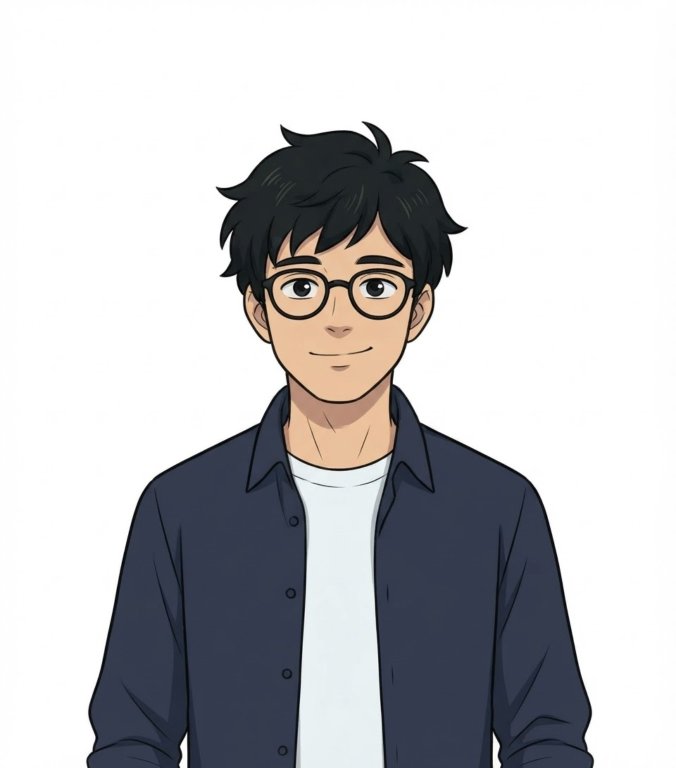
#> input picture library/ren_approved/Ren_1_neutral.jpg, 1352 x 1536 px (shown at 1/2 size); its folder holds only this picture in this run
$ python matting.py
#> lines starting #> are read from the running program, lines starting #| are printed output that depends on the picture; after the words box and inside, x2 and y2 are one past the last pixel; in counts of white or black regions, pixels touching at a corner belong together
"""Matte the approved Ren JPG stills (plain white background) into transparent PNGs.

  project/.tools/venv/bin/python videos/free_money/matting.py

Background = near-white pixels connected to the image EDGE (flood fill from the border only), plus any
fully enclosed pure-white pocket larger than MIN_POCKET px (e.g. the gap inside a crossed arm). White inside
the figure (the white tee, ~230-245) is never keyed. The alpha edge is softened ~1px and the white that
bled into edge pixels is removed (decontaminated), so no halo shows on dark or coloured backgrounds.
"""
from pathlib import Path
import numpy as np
from PIL import Image
from scipy import ndimage

ROOT = Path(__file__).resolve().parents[2]
SRC = ROOT / "library" / "ren_approved"
OUT = Path(__file__).resolve().parent / "matted"
BG_MIN, POCKET_MIN, MIN_POCKET = 247, 251, 400


def matte(rgb):
    lo, hi = rgb.min(2).astype(int), rgb.max(2).astype(int)
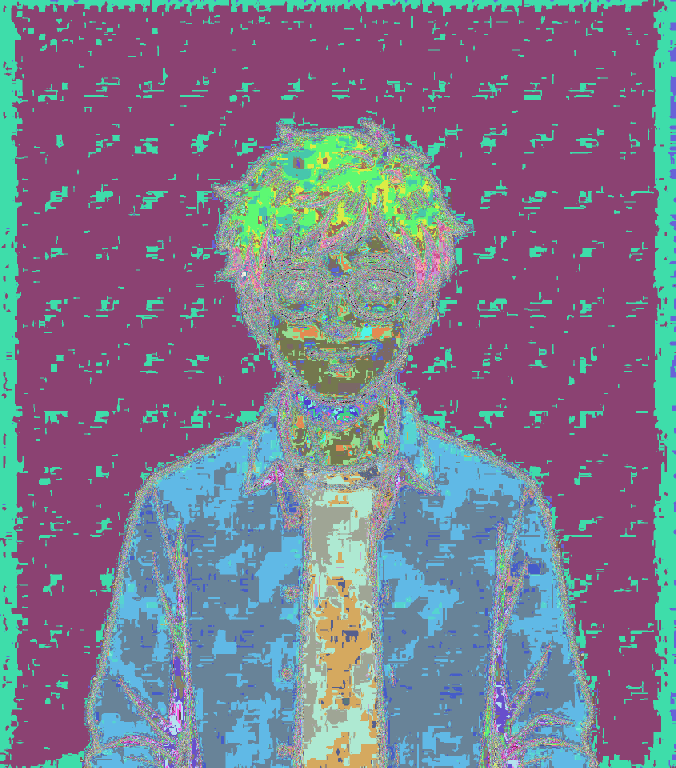
#> lo: shape (1536, 1352) int64 (shown at 1/2 size); 256 distinct labels, from 0 to 255; one colour per label, 0 black
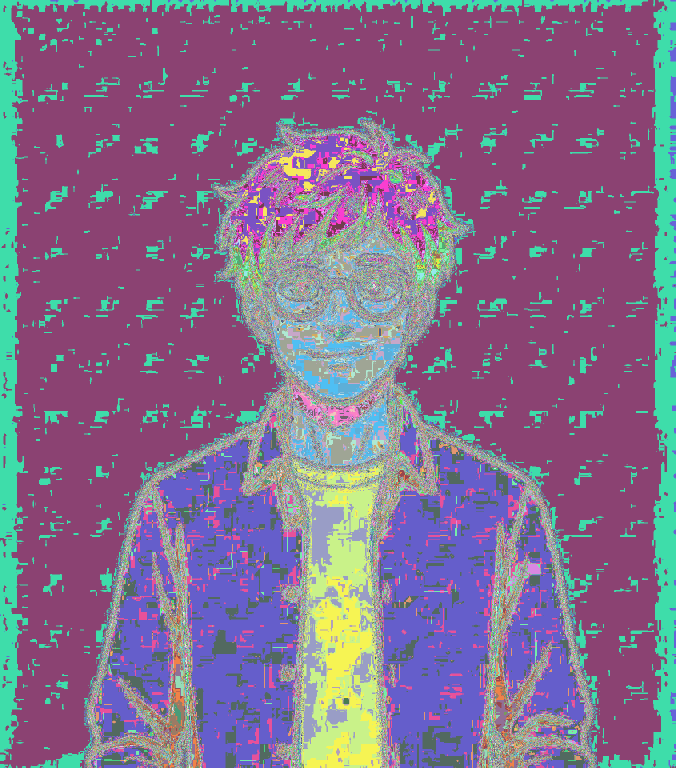
#> hi: shape (1536, 1352) int64 (shown at 1/2 size); 256 distinct labels, from 0 to 255; one colour per label, 0 black
    near = (lo >= BG_MIN) & (hi - lo <= 8)
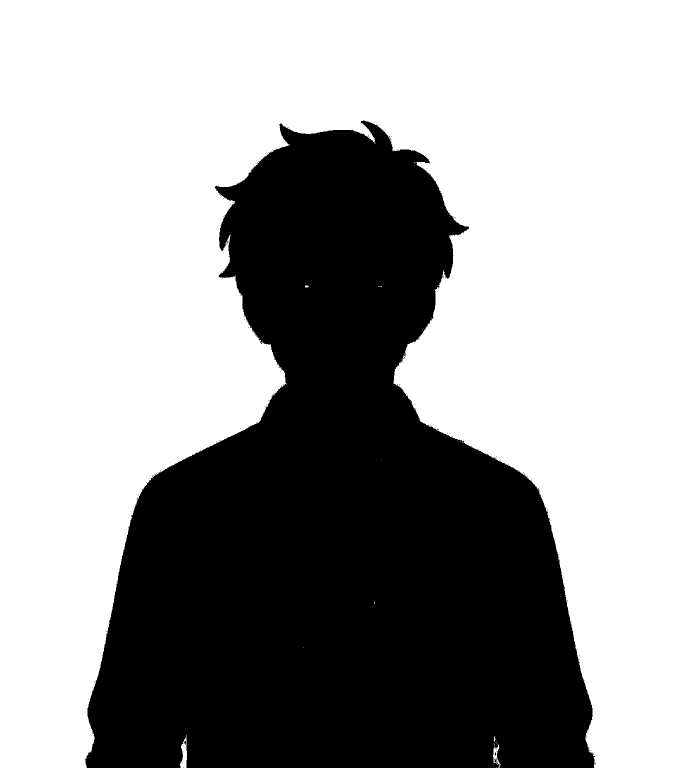
#> near: shape (1536, 1352) bool (shown at 1/2 size); 61.5% white; 123 black regions (121 under 20 px), largest, box (x1, y1, x2, y2) and area: (171, 241, 1190, 1536) 799327, (367, 1482, 372, 1490) 20
    lab, _ = ndimage.label(near)
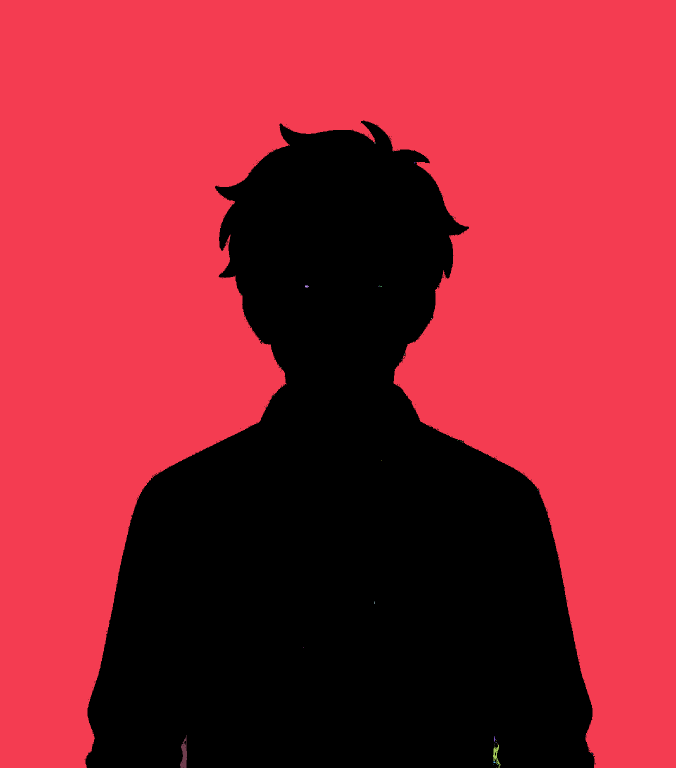
#> lab: shape (1536, 1352) int32 (shown at 1/2 size); 57 distinct labels, from 0 to 56; one colour per label, 0 black
    edge = np.unique(np.concatenate([lab[0], lab[-1], lab[:, 0], lab[:, -1]]))
#> edge = [0, 1, 40, 48, 56]
    bg = np.isin(lab, edge[edge > 0])
#> bg: shape (1536, 1352) bool; 61.5% white; 123 black regions (121 under 20 px), largest, box (x1, y1, x2, y2) and area: (171, 241, 1190, 1536) 799463, (367, 1482, 372, 1490) 20
    pure = (lo >= POCKET_MIN) & (hi - lo <= 6) & ~bg
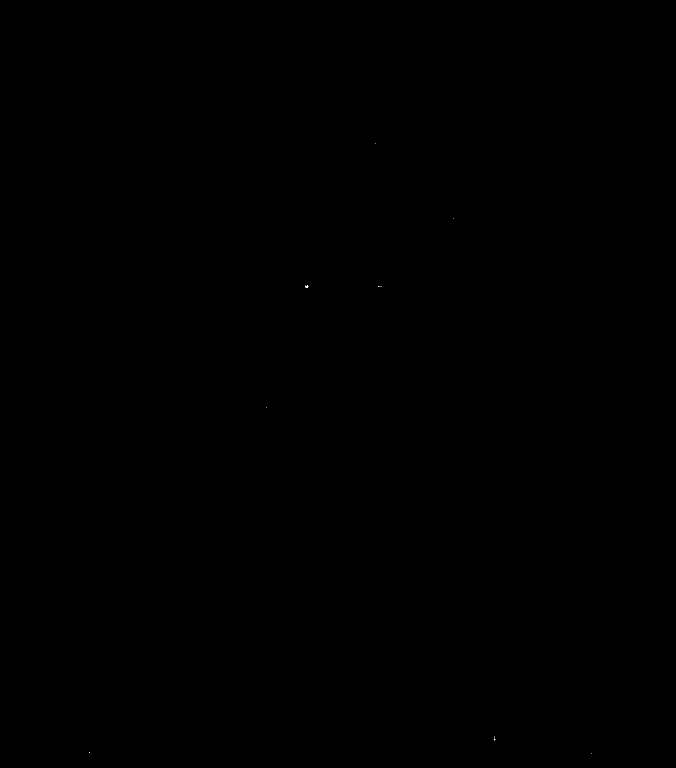
#> pure: shape (1536, 1352) bool (shown at 1/2 size); 0% white in thin lines or dots, all inside (x1, y1, x2, y2) = (178, 286, 1184, 1507)
    plab, n = ndimage.label(pure)
#> plab: shape (1536, 1352) int32; 16 distinct labels, from 0 to 15
#> n = 15
    if n:
        sizes = ndimage.sum(pure, plab, range(1, n + 1))
#> sizes = [1, 1, 16, 2, 1, 1, 1, 1, 1, 2, 3, 1, 1, 2, 1]
        bg |= np.isin(plab, np.where(sizes > MIN_POCKET)[0] + 1)
    fg = ~bg
    fg = ndimage.binary_opening(fg, iterations=1)      # drop isolated specks of JPG noise
#> fg: shape (1536, 1352) bool; 38.5% white; 2 white regions (1 under 20 px), largest, box (x1, y1, x2, y2) and area: (171, 241, 1189, 1536) 799067
    for _ in range(2):   # shave the light JPG halo off the outline: pale, unsaturated pixels within 3px of the background
        ring = ndimage.binary_dilation(~fg, iterations=3) & fg
        halo = ring & (lo > 170) & (hi - lo < 40)
        fg &= ~halo
#> this loop made 2 passes
#> pass 1, in matte, `fg &= ~halo`:
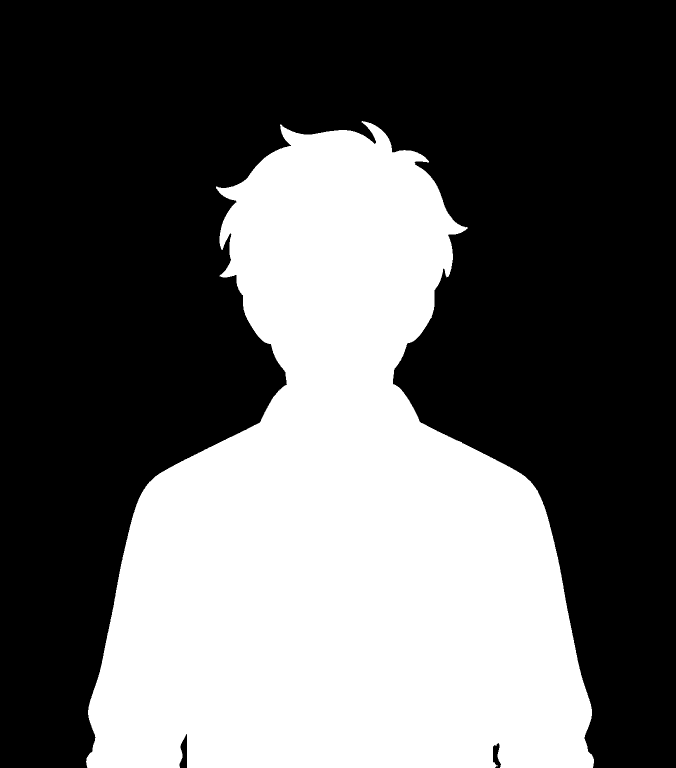
#> fg: shape (1536, 1352) bool (shown at 1/2 size); 38.2% white; 1 white region, box (x1, y1, x2, y2) and area: (172, 242, 1188, 1536) 793885
#> after the loop: fg: shape (1536, 1352) bool; 38.2% white; 1 white region, box (x1, y1, x2, y2) and area: (172, 242, 1188, 1536) 793745
    a = ndimage.gaussian_filter(fg.astype(np.float32), 0.8)[..., None]
    c = rgb.astype(np.float32)
    c = np.where(a > 0.02, (c - (1 - a) * 255.0) / np.maximum(a, 0.02), 0)      # remove the white mixed into edge pixels
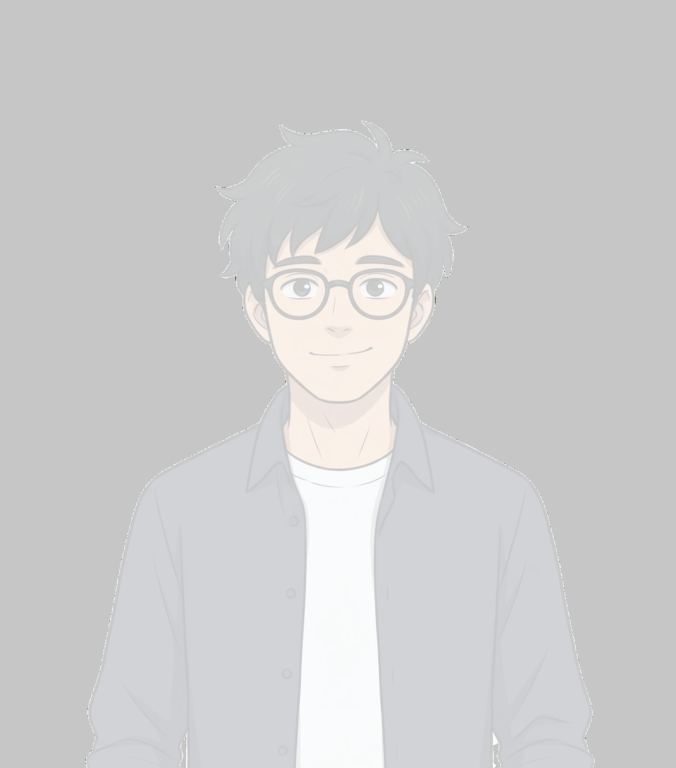
#> c: shape (1536, 1352, 3) float32 (shown at 1/2 size); mean of channels 0, 1, 2 34.2, 34.5, 37.3; drawn with min black and max white
    return np.concatenate([np.clip(c, 0, 255), a * 255], 2).astype(np.uint8)


def main():
    OUT.mkdir(exist_ok=True)
    for f in sorted(SRC.glob("*.jpg")):
        out = matte(np.array(Image.open(f).convert("RGB")))
        Image.fromarray(out, "RGBA").save(OUT / (f.stem + ".png"))
        print(f.name, "->", (OUT / (f.stem + '.png')).name)


if __name__ == "__main__":
    main()
